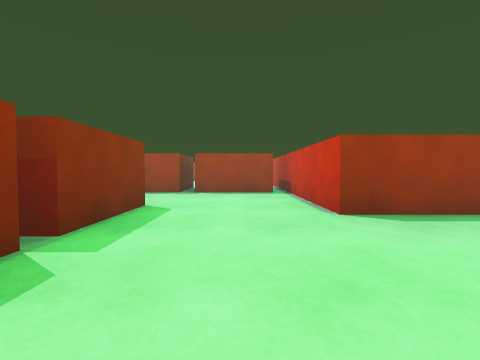
view 1 (above)

24 first-person views from a walk through a scene from a Unity 3-D project. The camera is 0.55 m above the floor, tilts 2° down and sees 85° across. The floor is counted in squares, 1 m on a side. Each view is taken from the middle of a square. On the plan, view 1 faces up. The plan holds only what a view shows up to about 9 squares ahead; the rest is blank. The place goes on beyond the plan. The player is left out.

view 2
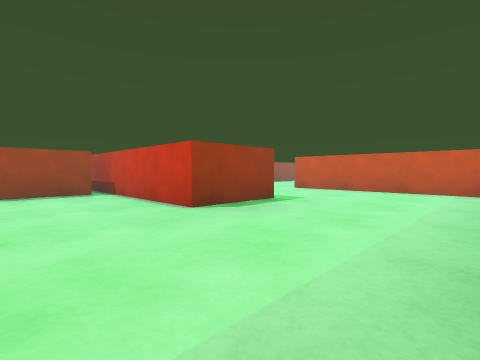

view 3
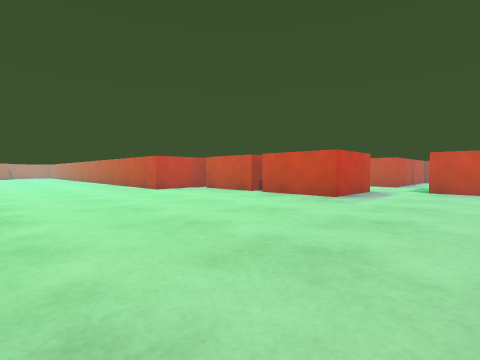

view 4
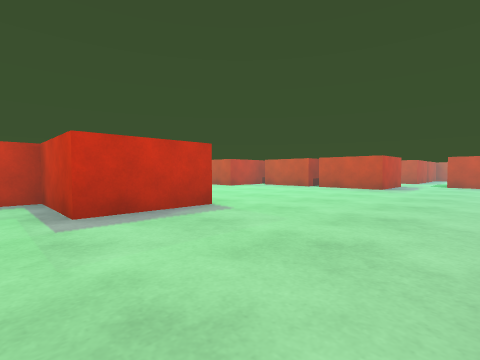

view 5
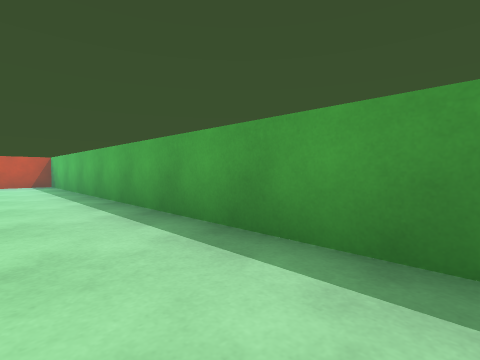

view 6
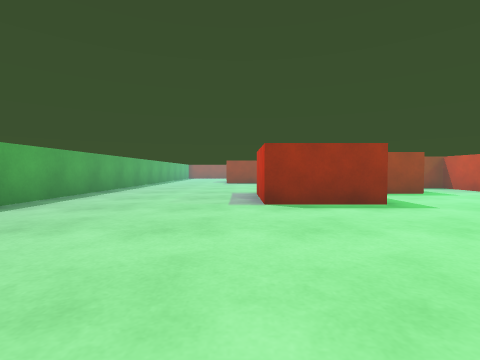

view 7
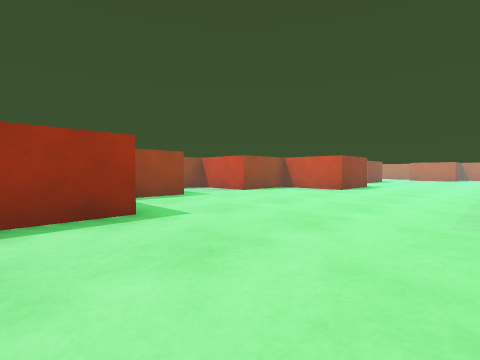

view 8
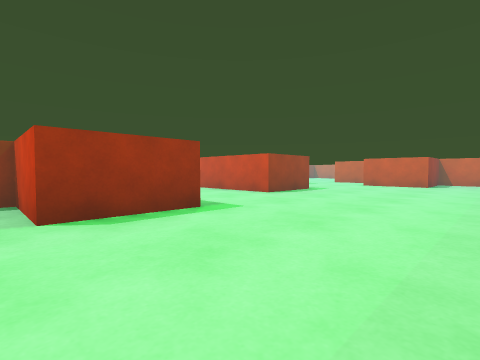

view 9
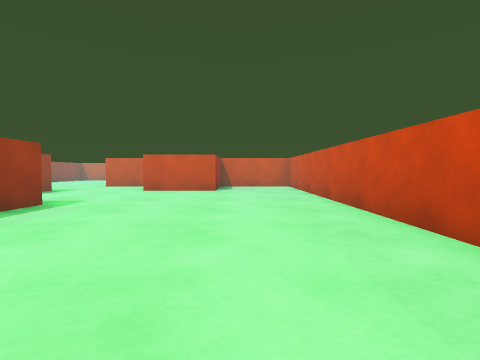

view 10
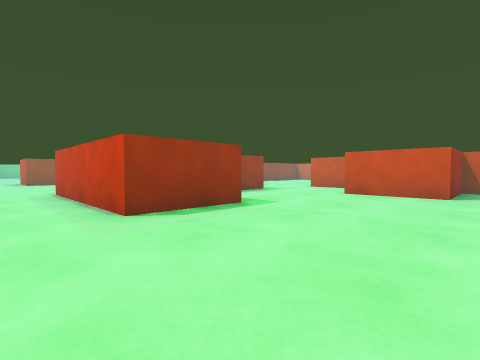

view 11
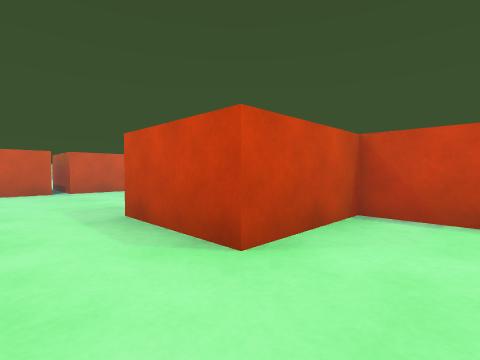

view 12
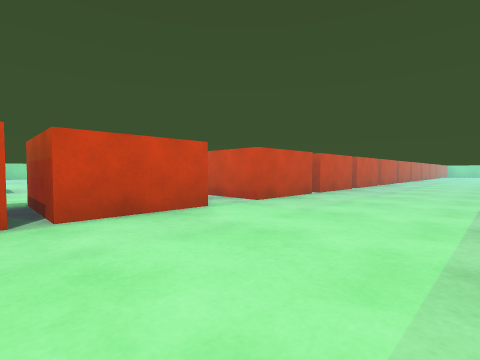

view 13
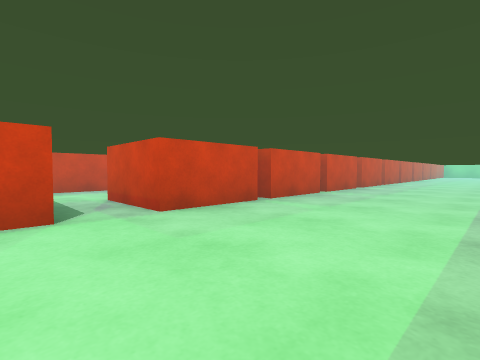

view 14
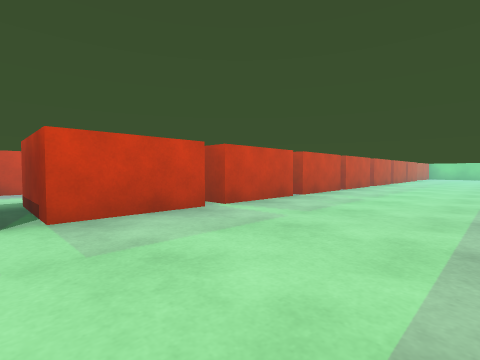

view 15
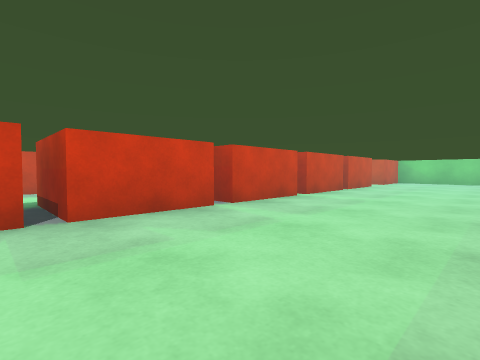

view 16
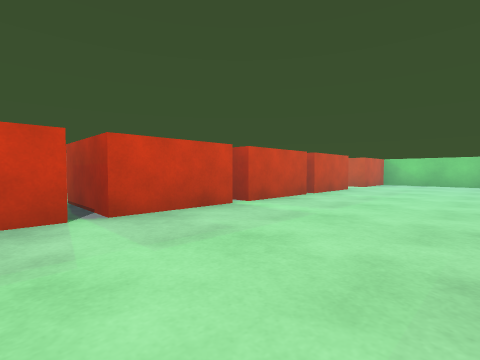

view 17
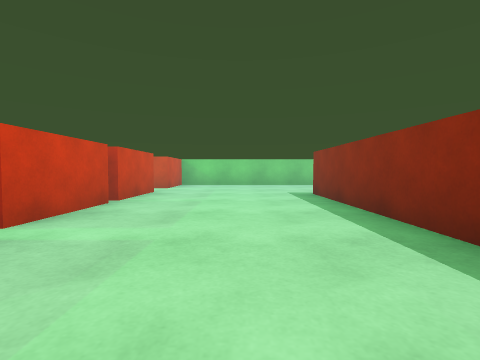

view 18
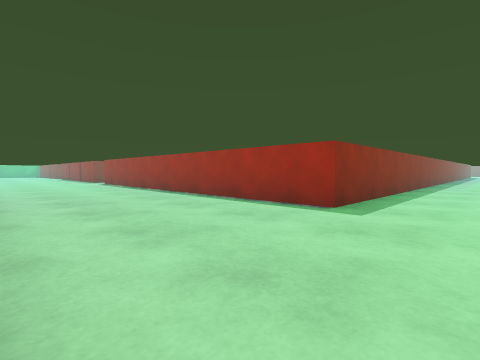

view 19
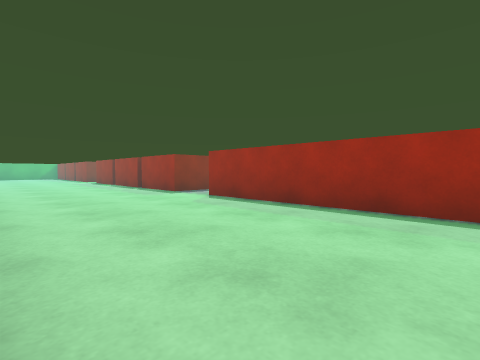

view 20
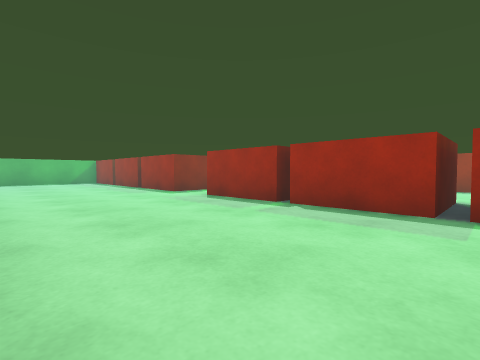

view 21
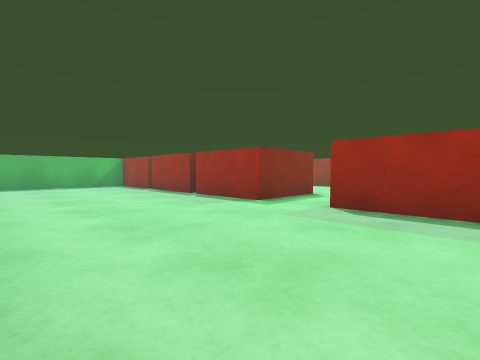

view 22
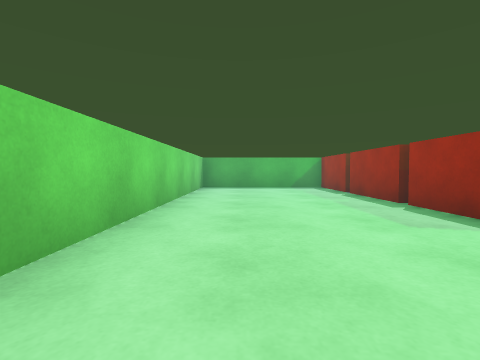

view 23
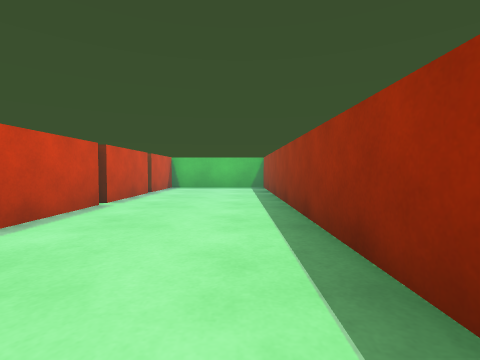

view 24
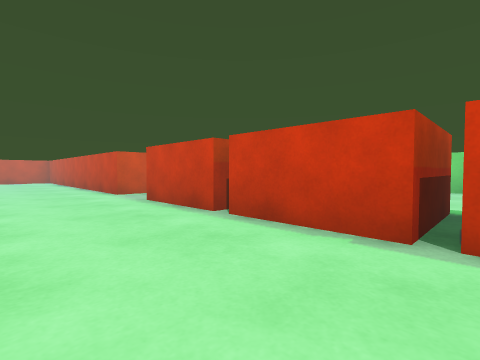

### Floor plan
Points are (right, up) in squares from view 1. A wall is a line through its corners. A room is listed if a view was taken in it or the views show most of it. See-through windows are left out.
Room 1 (views 1, 2, 3, 4, 5, 6, 7, 8, 9, 10, 11)
walls: (9.9, 10.3) (16.9, 10.3); (3.4, 3.3) (1.3, 3.3) (1.3, 10.3) (3, 10.3); (10.3, 17.4) (10.3, 18.5); (6.3, 0.2) (6.3, 4.9); (-6.8, 18.5) (-6.8, 6.1); (15.2, 17.2) (14.2, 17.2); (17.2, 14.6) (17.2, 16.7)
ways out: opening at (5.5, 5.5) to room 2; opening at (18.5, 17.5) to room 2
objects: red block (-6, 5) to (-5, 6); red block (-3, 0) to (-2, 1); red block (-3, 3) to (-2, 4); red block (-3, 7) to (-2, 8); red block (-2, 15) to (-1, 16); red block (-1, 7) to (0, 8); red block (0, 16) to (1, 17); red block (2, 18) to (3, 18); red block (4, 17) to (5, 18); red block (5, 15) to (7, 16); red block (11, 16) to (12, 17); red block (16, 13) to (17, 14)
Room 2 (views 12, 13, 14, 15, 16, 17, 18, 19, 20, 21, 22, 23, 24)
walls: (19.2, 0) (19.2, -7.3) (9.2, -7.3); (9.2, -6) (9.2, -5.3) (13.5, -5.3); (20.4, -11.2) (21.5, -11.2); (1.2, -2.2) (-6.8, -2.2) (-6.8, -5.4); (27.8, 8.2) (27.8, 8.8); (17.2, 16.7) (19.2, 16.7); (27.8, 12.4) (27.8, 13.8); (-6.8, -7.2) (-6.8, -11.2) (0.8, -11.2)
ways out: opening at (5.5, 5.5) to room 1; opening at (18.5, 17.5) to room 1
objects: red block (-6, -7) to (-5, -6); red block (-4, -7) to (-3, -6); red block (-2, -7) to (-1, -6); red block (2, -7) to (3, -6); red block (4, -7) to (5, -6); red block (6, -7) to (7, -6); red block (24, -11) to (25, -10); red block (24, -7) to (25, -6); red block (24, -5) to (25, -4); red block (24, -3) to (25, -2); red block (24, -1) to (25, 1); red block (24, 2) to (25, 3); red block (24, 4) to (24, 6); red block (24, 7) to (25, 8); red block (24, 9) to (25, 10); red block (24, 11) to (25, 13); red block (24, 15) to (25, 16); red block (24, 17) to (25, 18)

Where each view was taken, in squares from view 1:
view 1: 0 up, 0 right, facing up
view 2: 0 up, 1 left, facing up-right
view 3: 14 up, 6 left, facing down-right
view 4: 17 up, 6 left, facing down-right
view 5: 17 up, 5 left, facing down-left
view 6: 10 up, 3 left, facing up
view 7: 11 up, 2 left, facing up-right
view 8: 11 up, 5 right, facing up-right
view 9: 12 up, 8 right, facing right
view 10: 12 up, 9 right, facing up-right
view 11: 18 up, 16 right, facing down-right
view 12: 17 up, 20 right, facing down-right
view 13: 15 up, 20 right, facing down-right
view 14: 9 up, 20 right, facing down-right
view 15: 2 up, 20 right, facing down-right
view 16: 0 up, 20 right, facing down-right
view 17: 1 down, 21 right, facing down
view 18: 11 down, 21 right, facing up-left
view 19: 11 down, 14 right, facing up-left
view 20: 11 down, 6 right, facing up-left
view 21: 11 down, 3 right, facing up-left
view 22: 10 down, 2 right, facing left
view 23: 3 down, 2 right, facing left
view 24: 3 down, 3 right, facing down-right
